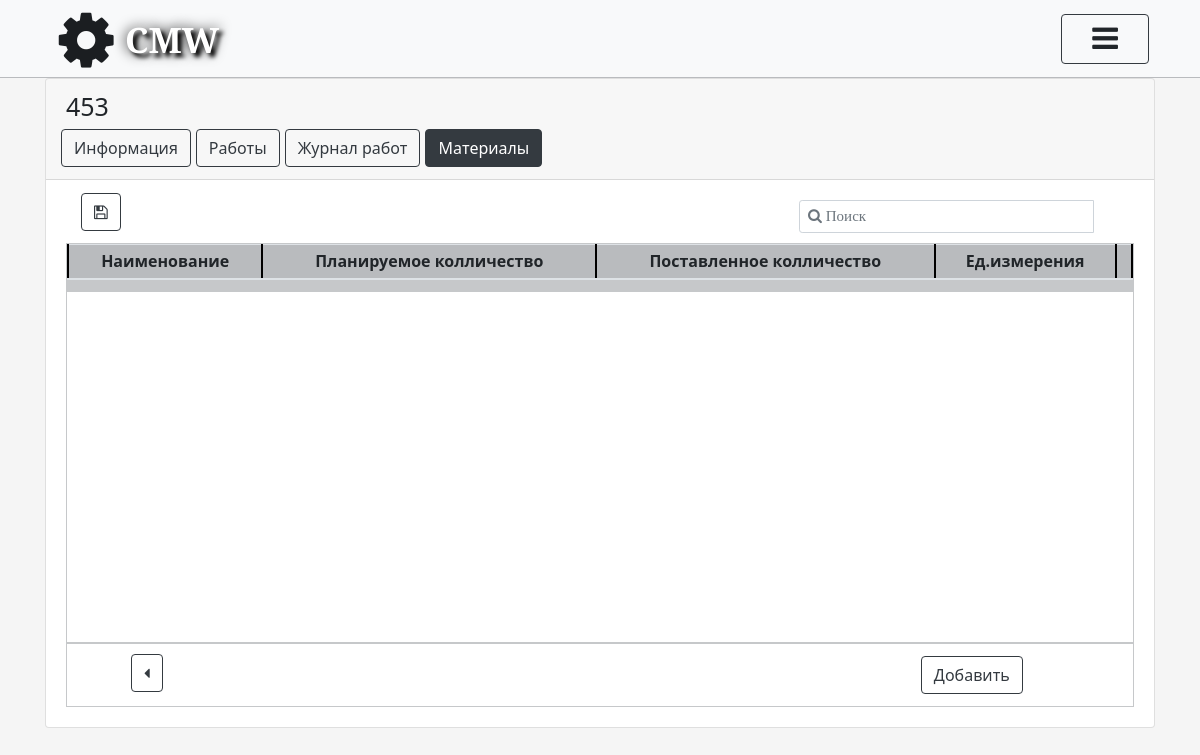
Page /projects/detail/2015-5986-1589274616/objects/453-1597247831/materials/plan/ (signed in) on the earlier database version.
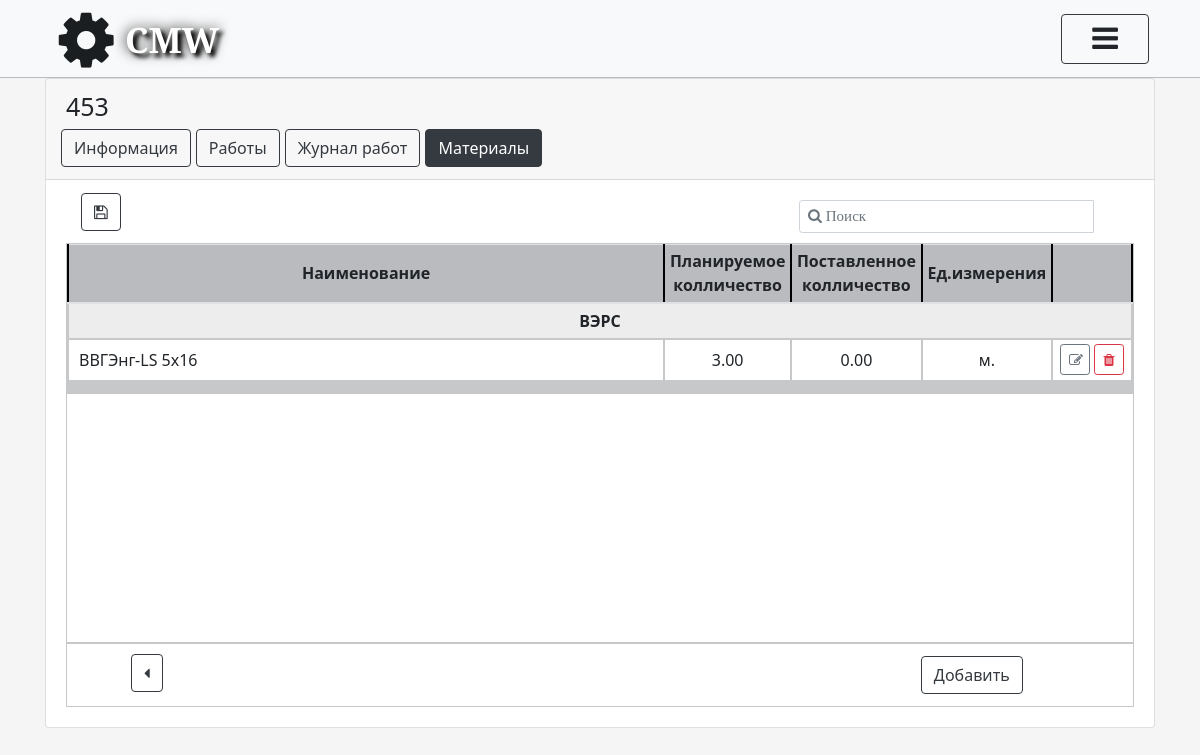
Same page on the later database version.
### work/models.py (models this page shows, shortened)
class Groups(models.Model):
    name = models.CharField(max_length=200, verbose_name='Группа материалов и работ')
    class Meta:
        verbose_name = "Группа материалов и работ"
        verbose_name_plural = "Группы материалов и работ"
        ordering = ['name']

class Unit(models.Model):
    name = models.CharField(max_length=50, unique=True, verbose_name='Название ед.измерения')
    class Meta:
        verbose_name = "Ед.измерения"
        verbose_name_plural = "Ед.измерения"

### materials/models.py (models this page shows, shortened)
class PlanMaterials(models.Model):
    material = models.ForeignKey(Materials, on_delete=models.CASCADE, verbose_name='Материал')
    quantity_plan = models.DecimalField(verbose_name='Колличество (планируемое)', max_digits=8, decimal_places=2)
    quantity_delivered = models.DecimalField(verbose_name='Колличество (поставленное)', max_digits=8, decimal_places=2,
                                             default=0)
    name_object = models.ForeignKey(Object, on_delete=models.CASCADE, verbose_name='Название объекта')
    group = models.ForeignKey(Groups, on_delete=models.CASCADE, verbose_name='Название группы')
    class Meta:
        verbose_name = "Планируемые материалы"
        verbose_name_plural = "Планируемые материалы"
        ordering = ['material']

class Materials(models.Model):
    name = models.CharField(max_length=1000, verbose_name='Наименование материала')
    unit = models.ForeignKey(Unit, on_delete=models.CASCADE, verbose_name='Ед. измерения')
    class Meta:
        verbose_name = "Материалы"
        verbose_name_plural = "Материалы"
        ordering = ['name']

### materials/views.py (the view)
# urls.py: path('plan/', view_plan_materials, name="plan_materials_view"),
def view_plan_materials(request, slug_proj, slug):
    name_object = Object.objects.get(slug__iexact=slug)
    search_form = SearchPlanMaterialsForm()
    plan_material = PlanMaterials.objects.filter(name_object__slug__exact=slug)
    group = Groups.objects.all()
    plan_materials = {}
    for y in group:
        plan_materials[y.name] = PlanMaterials.objects.filter(group=y.id, name_object__slug__exact=slug)
    if not request.user.has_perm('materials.delete_planmaterials') and not request.user.has_perm(
            'materials.change_planmaterials'):
        return render(request, "materials/view.html",
                      {'object_list': name_object, 'plan_materials': plan_materials, 'search': search_form,
                       'slug': slug, 'slug_proj': slug_proj, 'error_perm': 'У вас недостаточно прав',
                       })
    return render(request, 'materials/view.html',
                  {'slug': slug, 'slug_proj': slug_proj, 'object_list': name_object,
                   'plan_materials': plan_materials,
                   'search': search_form, })

### materials/forms.py
class SearchPlanMaterialsForm(forms.ModelForm):
    q = forms.CharField(label=False, required=False, widget=forms.TextInput(
        attrs={'class': "form-control ", 'placeholder': 'Поиск '}))
    slug_o = forms.CharField(label=False, required=True, widget=forms.TextInput(
        attrs={'class': "form-control ", }))
    class Meta(object):
        model = PlanMaterials
        fields = ('q', 'slug_o')

### project/models.py (called while the page is built)
    def get_full_name(self):
        full_name = '%s %s %s' % (self.last_name, self.first_name, self.patronymic_name)
        return full_name.strip()

    def get_id_position(self):
        id_position = self.ID_Position
        return id_position

    def get_email(self):
        email = self.email
        return email

### templates/materials/view.html (shortened to what the changed rows need)
{% extends 'card_object.html' %}
{% load static %}
{% block add_style %}
    <link rel="stylesheet" href="{% static 'css/plan_work.css' %}">
    <link rel="stylesheet" href="{% static 'css/objects_table.css' %}">
    <link rel="stylesheet" href="{% static 'css/materials_view.css' %}">
{% endblock %}
{% block info %}
    {% if user.is_authenticated %}
        <div class="zone_table_works posts">
            <table class="table table-sm ">
                <thead class="high">
                <tr>
                    <th scope="col" style=" vertical-align: middle" class="higher">Наименование</th>
                    <th scope="col" style="text-align: center; vertical-align: middle" class="higher">Планируемое
                        колличество
                    </th>
                    <th scope="col" style="text-align: center; vertical-align: middle" class="higher">Поставленное
                        колличество
                    </th>
                    <th scope="col" style="text-align: center; vertical-align: middle; " class="higher">Ед.измерения</th>
                    {% if not  error_perm %}
                        <th scope="col" style="text-align: center; vertical-align: middle" class="higher"></th>
                    {% endif %}
                </tr>
                </thead>
                <tbody>
                {% for key, value in plan_materials.items %}
                    {% if  value %}
                        <tr>
                            <td colspan="5"
                                style="text-align: center; vertical-align: middle; width: 50px; background-color: #ededed">
                                <b>{{ key }}</b></td>
                        </tr>
                    {% endif %}
                    {% for key2 in value %}
                        <tr>
                            <td style="text-align: left; padding-left: 10px; vertical-align: middle;">{{ key2.material.name }}</td>
                            <td style="text-align: center; vertical-align: middle; width: 50px">{{ key2.quantity_plan }}</td>
                            <td style="text-align: center; vertical-align: middle; width: 50px">{{ key2.quantity_delivered }}</td>
                            <td style="text-align: center; vertical-align: middle; width: 50px">{{ key2.material.unit.name }}</td>
                            {% if not  error_perm %}
                                <td style="width: 80px">
                                    <a class="btn btn-outline-secondary btn-sm mx-auto"
                                       style="width: 30px"
                                       type="button"
                                       id="btn_change_object"
                                       href="{% url 'object:materials:plan_materials_update' slug_proj=slug_proj slug=slug  pk=key2.pk %}">
                                        <i class="fa fa-pencil-square-o" aria-hidden="true"></i>
                                    </a>
                                    <a class="btn btn-outline-danger btn-sm mx-auto" style="width: 30px"
                                       type="button"
                                       id="btn_change_object"
                                       href="{% url 'object:materials:plan_materials_delete' slug_proj=slug_proj slug=slug  pk=key2.pk %}">
                                        <i class="fa fa-trash" aria-hidden="true"></i>
                                    </a>
                                </td>
                            {% endif %}
                        </tr>
                    {% endfor %}
                {% endfor %}
                </tbody>
            </table>
        </div>
    {% else %}
        {% include 'registration/errorPage_auth.html' %}
    {% endif %}
{% endblock %}

Differences in the rows shown:
now on this page (row unchanged): Groups: plan_materials "ВЭРС"
added PlanMaterials: material.name "ВВГЭнг-LS 5х16", quantity_plan "3.00", quantity_delivered "0.00", material.unit.name "м."
